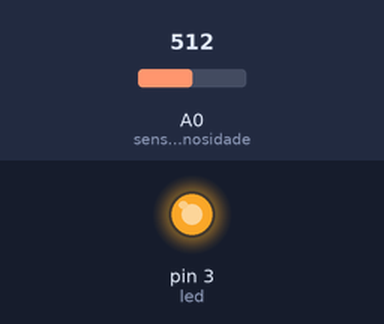
Bench run of a sketch on a simulated Arduino Uno, built with avr-gcc and run on an emulated ATmega328P. Parts: output pins drawn as LEDs (lit = HIGH). The test bench sets the inputs (shaded band); at power-on: A0 (sensorluminosidade) = 512.

Above: at 1.2 s.
1.3 s: A0 (sensorluminosidade) set to 890
2.8 s: A0 (sensorluminosidade) set to 907
At 3.5 s:
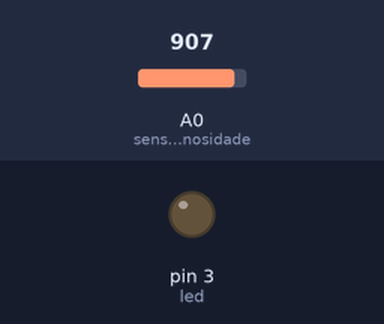
4.3 s: A0 (sensorluminosidade) set to 716
At 4.6 s:
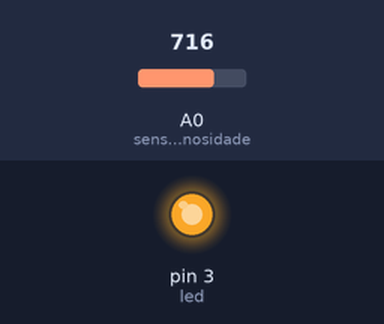
5.8 s: A0 (sensorluminosidade) set to 900
At 7.0 s:
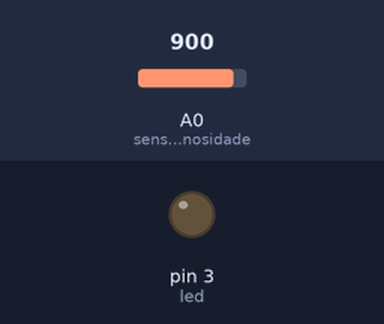
Timing chart, 0 to 8.3 s (numbered marks = the images above; inputs shaded):
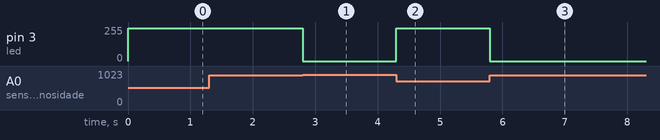

Measured:
- the behaviour switches between 899 and 900 on A0 (sensorluminosidade) (found by bisection; images 0 and 1)
- after the input at 1.3 s, every drawn part: stays the same
- after the input at 2.8 s, pin 3 (led): 244/255 → 0/255 at once
- after the input at 4.3 s, pin 3 (led): 0/255 → 244/255 at once
- after the input at 5.8 s, pin 3 (led): 244/255 → 0/255 at once

The sketch:

Poste_inteligente1.ino
```cpp
//variaveis
int led =3;
int sensorluminosidade= A0;
// variavel para capturar a luminosidade
int luz =0;

void setup()
{
  // led é de saida
  pinMode(led,OUTPUT);
  // sensor é de entrada
  pinMode(sensorluminosidade,INPUT);
}

void loop()
{
  // capturar o que o sensor leu no ambiente
  // analogRead é usado para leitura analogica

  luz = analogRead(sensorluminosidade);
  /* as portas analogicas capturam dados que variam
   de 0 até 1023 */

  // SE ESTIVER COM POUCA LUZ NO AMBIENTE
  if(luz<500){
   // digitalWrite(led,HIGH); // LIGAR LED

   // passar ao led intensidade maxima
    analogWrite(led,1023);

     } else if (luz >= 500 && luz < 900) {


   // passar ao led intensidade média
    analogWrite(led,500);

  }else{ // SE TIVER LUZ
    // digitalWrite(led,LOW); // DESLIGAR LED

    // passar ao led intensidade minima
    analogWrite(led,0);

  }

}
```
